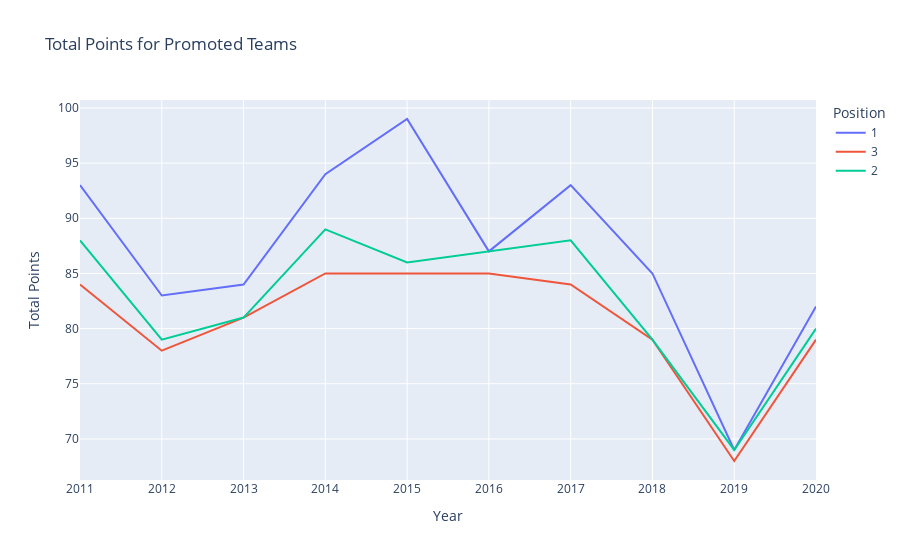

The code cell stored with this chart in its notebook:
### Code cell
# visualzing promoted dataframe
fig = px.line(promoted,x='year',y='Pts',color='Rk',hover_data=['Squad'],title='Total Points for Promoted Teams',
             labels={'Pts':'Total Points','year':'Year','Rk':'Position'})
fig.show()

### Figure 1 — Plotly figure (JSON) as saved in the notebook; plotly's stock layout.template omitted (floating-point values rounded to 4 significant figures)
{"data": [{"customdata": [["Swindon Town"], ["Gillingham"], ["Chesterfield"], ["Burton Albion"], ["Northampton"], ["Portsmouth"], ["Acc'ton Stanley"], ["Lincoln City"], ["Swindon Town"], ["Cheltenham"]], "hovertemplate": "Position=1<br>Year=%{x}<br>Total Points=%{y}<br>Squad=%{customdata[0]}<extra></extra>", "legendgroup": "1", "line": {"color": "#636efa", "dash": "solid"}, "marker": {"symbol": "circle"}, "mode": "lines", "name": "1", "orientation": "v", "showlegend": true, "type": "scatter", "x": ["2011", "2012", "2013", "2014", "2015", "2016", "2017", "2018", "2019", "2020"], "xaxis": "x", "y": [93, 83, 84, 94, 99, 87, 93, 85, 69, 82], "yaxis": "y"}, {"customdata": [["Crawley Town"], ["Port Vale"], ["Rochdale"], ["Bury"], ["Bristol Rovers"], ["Doncaster"], ["Wycombe"], ["MK Dons"], ["Plymouth Argyle"], ["Bolton"]], "hovertemplate": "Position=3<br>Year=%{x}<br>Total Points=%{y}<br>Squad=%{customdata[0]}<extra></extra>", "legendgroup": "3", "line": {"color": "#EF553B", "dash": "solid"}, "marker": {"symbol": "circle"}, "mode": "lines", "name": "3", "orientation": "v", "showlegend": true, "type": "scatter", "x": ["2011", "2012", "2013", "2014", "2015", "2016", "2017", "2018", "2019", "2020"], "xaxis": "x", "y": [84, 78, 81, 85, 85, 85, 84, 79, 68, 79], "yaxis": "y"}, {"customdata": [["Shrewsbury"], ["Rotherham Utd"], ["Scunthorpe Utd"], ["Shrewsbury"], ["Oxford United"], ["Plymouth Argyle"], ["Luton Town"], ["Bury"], ["Crewe Alexandra"], ["Cambridge Utd"]], "hovertemplate": "Position=2<br>Year=%{x}<br>Total Points=%{y}<br>Squad=%{customdata[0]}<extra></extra>", "legendgroup": "2", "line": {"color": "#00cc96", "dash": "solid"}, "marker": {"symbol": "circle"}, "mode": "lines", "name": "2", "orientation": "v", "showlegend": true, "type": "scatter", "x": ["2011", "2012", "2013", "2014", "2015", "2016", "2017", "2018", "2019", "2020"], "xaxis": "x", "y": [88, 79, 81, 89, 86, 87, 88, 79, 69, 80], "yaxis": "y"}], "layout": {"legend": {"title": {"text": "Position"}, "tracegroupgap": 0}, "title": {"text": "Total Points for Promoted Teams"}, "xaxis": {"anchor": "y", "domain": [0, 1], "title": {"text": "Year"}}, "yaxis": {"anchor": "x", "domain": [0, 1], "title": {"text": "Total Points"}}}}
